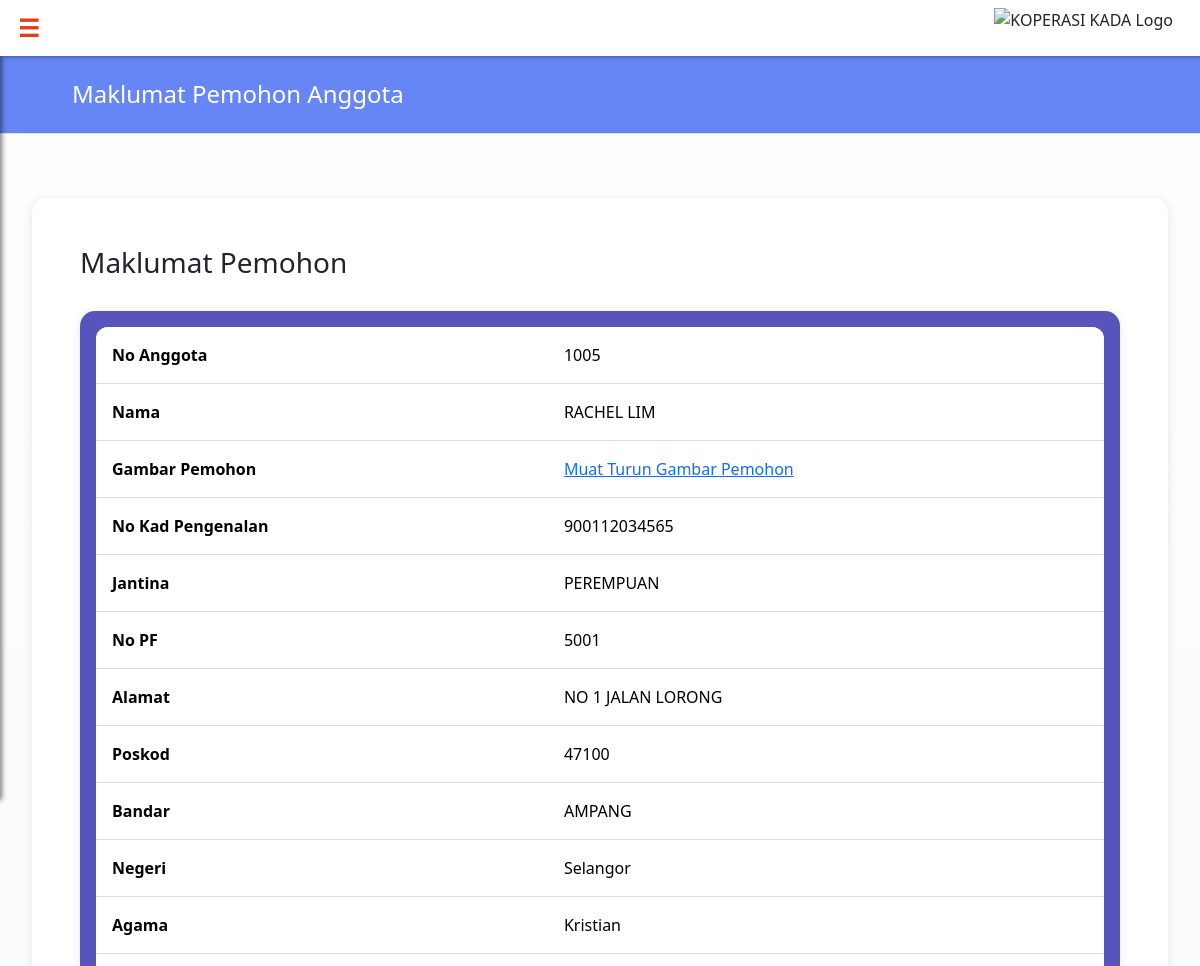
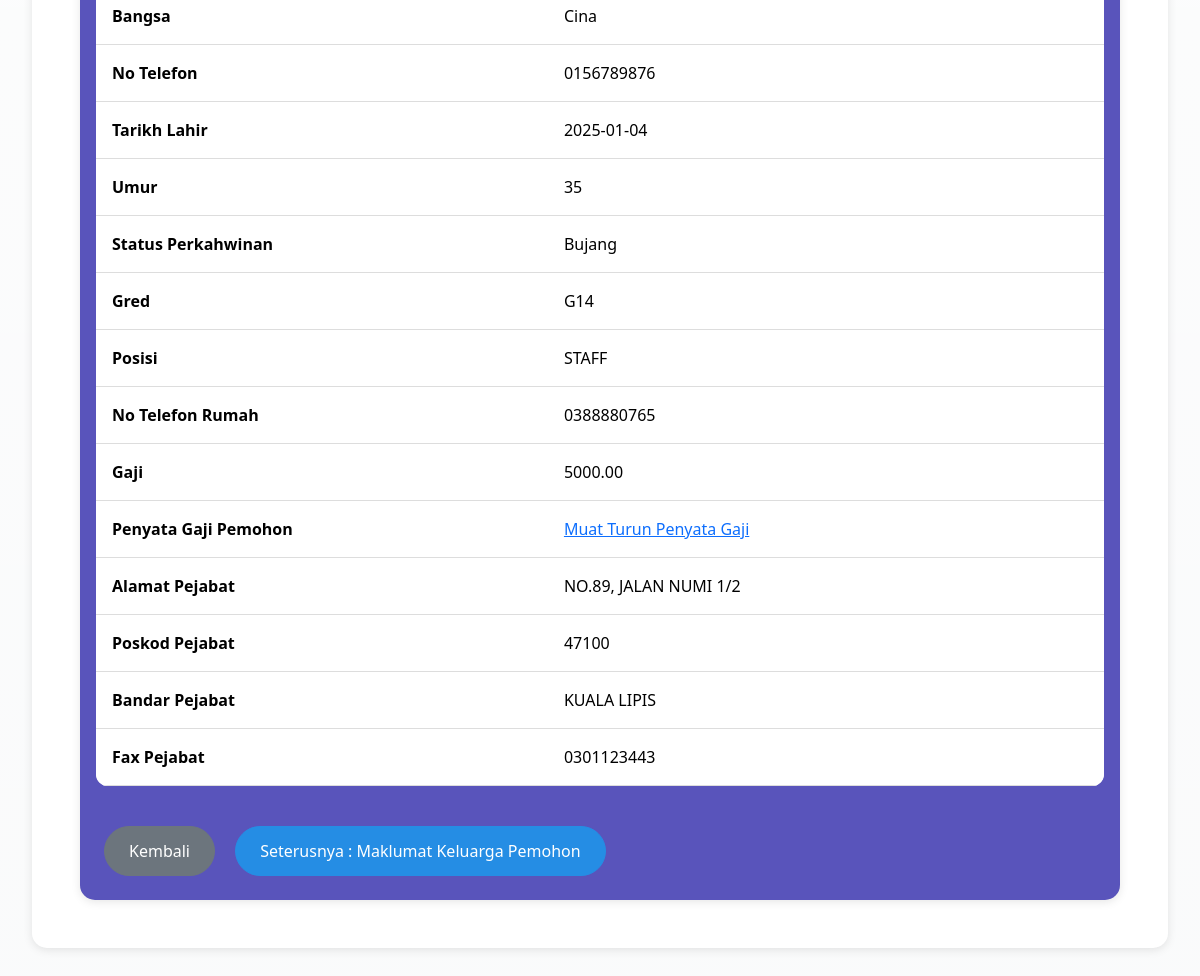
/adreviewMembership.php?staffNo=1005, run on the app's committed database (2 pictures, top to bottom).
### tables this page shows
CREATE TABLE `applicant` (
  `staffNo` int(5) NOT NULL,
  `photo` longblob NOT NULL,
  `applicantName` varchar(255) NOT NULL,
  `applicantIC` varchar(12) NOT NULL,
  `applicantPF` bigint(10) NOT NULL,
  `applicantStreet` varchar(200) NOT NULL,
  `applicantPostcode` int(6) NOT NULL,
  `applicantCity` varchar(100) NOT NULL,
  `applicantState` varchar(100) NOT NULL,
  `applicantGender` varchar(10) NOT NULL,
  `applicantReligion` varchar(20) NOT NULL,
  `applicantRace` varchar(20) NOT NULL,
  `applicantPosition` varchar(50) NOT NULL,
  `officeStreet` varchar(255) NOT NULL,
  `officePostcode` int(6) NOT NULL,
  `officeCity` varchar(100) NOT NULL,
  `applicantPhoneNumber` varchar(15) NOT NULL,
  `applicantDOB` date NOT NULL,
  `applicantAge` int(5) NOT NULL,
  `maritalStatus` varchar(15) NOT NULL,
  `applicantGrade` varchar(10) NOT NULL,
  `officeFax` varchar(15) NOT NULL,
  `applicantPhoneHome` varchar(15) NOT NULL,
  `applicantSalary` decimal(10,2) NOT NULL,
  `salaryStatement` longblob NOT NULL,
  `email` varchar(50) NOT NULL
);

### adreviewMembership.php (the view, shortened to what this page needs)
<?php
include 'dbconnect.php';
include 'headeradmin.php';
$staffNo = $_GET['staffNo'];
$sql = "SELECT
            staffNo, applicantName, photo, applicantIC, applicantPF, applicantStreet,
            applicantPostcode, applicantCity, applicantState, applicantGender,
            applicantReligion, applicantRace, applicantPosition, officeStreet,
            officePostcode, officeCity, applicantPhoneNumber, applicantDOB,
            applicantAge, maritalStatus, applicantGrade, officeFax,
            applicantPhoneHome, applicantSalary, salaryStatement
        FROM applicant
        WHERE staffNo = ?";
$stmt = $con->prepare($sql);
$stmt->bind_param("s", $staffNo);
$stmt->execute();
$result = $stmt->get_result();
if ($result->num_rows > 0) {
    $row = $result->fetch_assoc();
} else {
    die("No applicant found with the given Staff No.");
}
?>
<!DOCTYPE html>
<html lang="en">
<head>
    <link href="https://cdn.jsdelivr.net/npm/bootstrap@5.3.3/dist/css/bootstrap.min.css" rel="stylesheet">
</head>
<div class="page-header">
        <h2 class="page-title">Maklumat Pemohon Anggota</h2>
    </div>
  <div class="container">
        <div class="content-container">
            <h3>Maklumat Pemohon</h3><br>
            <div class="table-container">
            <table class="table table-hover">
            <tr>
                <th scope="row">No Anggota</th>
                <td><?php echo htmlspecialchars($row['staffNo']); ?></td>
            </tr>
            <tr>
                <th scope="row">Nama</th>
                <td><?php echo htmlspecialchars($row['applicantName']); ?></td>
            </tr>
             <tr>
                    <th>Gambar Pemohon</th>
                    <td><adownload="photo.pdf">Muat Turun Gambar Pemohon </a></td>
                </tr>
            <tr>
                <th scope="row">No Kad Pengenalan</th>
                <td><?php echo htmlspecialchars($row['applicantIC']); ?></td>
            </tr>
            <tr>
                <th scope="row">Jantina</th>
                <td><?php echo htmlspecialchars($row['applicantGender']); ?></td>
            </tr>
            <tr>
                <th scope="row">No PF</th>
                <td><?php echo htmlspecialchars($row['applicantPF']); ?></td>
            </tr>
            <tr>
               <th scope="row">Alamat</th>
                <td><?php echo htmlspecialchars($row['applicantStreet']); ?></td>
            </tr>
            <tr>
                <th scope="row">Poskod</th>
                <td><?php echo htmlspecialchars($row['applicantPostcode']); ?></td>
            </tr>
            <tr>
                <th scope="row">Bandar</th>
                <td><?php echo htmlspecialchars($row['applicantCity']); ?></td>
            </tr>
            <tr>
               <th scope="row">Negeri</th>
                <td><?php echo htmlspecialchars($row['applicantState']); ?></td>
            </tr>
            <tr>
                <th scope="row">Agama</th>
                <td><?php echo htmlspecialchars($row['applicantReligion']); ?></td>
            </tr>
            <tr>
              <th scope="row">Bangsa</th>
                <td><?php echo htmlspecialchars($row['applicantRace']); ?></td>
            </tr>
            <tr>
               <th scope="row">No Telefon</th>
                <td><?php echo htmlspecialchars($row['applicantPhoneNumber']); ?></td>
            </tr>
            <tr>
                <th scope="row">Tarikh Lahir</th>
                <td><?php echo htmlspecialchars($row['applicantDOB']); ?></td>
            </tr>
            <tr>
               <th scope="row">Umur</th>
                <td><?php echo htmlspecialchars($row['applicantAge']); ?></td>
            </tr>
            <tr>
                <th scope="row">Status Perkahwinan</th>
                <td><?php echo htmlspecialchars($row['maritalStatus']); ?></td>
            </tr>
            <tr>
               <th scope="row">Gred</th>
                <td><?php echo htmlspecialchars($row['applicantGrade']); ?></td>
            </tr>
            <tr>
               <th scope="row">Posisi</th>
                <td><?php echo htmlspecialchars($row['applicantPosition']); ?></td>
            </tr>
            <tr>
                <th scope="row">No Telefon Rumah</th>
                <td><?php echo htmlspecialchars($row['applicantPhoneHome']); ?></td>
            </tr>
            <tr>
                <th scope="row">Gaji</th>
                <td><?php echo htmlspecialchars($row['applicantSalary']); ?></td>
            </tr>
             <tr>
                    <th>Penyata Gaji Pemohon</th>
                    <td><adownload="penyata_gaji.pdf">Muat Turun Penyata Gaji </a></td>
                </tr>
            <tr>
                <th scope="row">Alamat Pejabat</th>
                <td><?php echo htmlspecialchars($row['officeStreet']); ?></td>
            </tr>
            <tr>
               <th scope="row">Poskod Pejabat</th>
                <td><?php echo htmlspecialchars($row['officePostcode']); ?></td>
            </tr>
            <tr>
                <th scope="row">Bandar Pejabat</th>
                <td><?php echo htmlspecialchars($row['officeCity']); ?></td>
            </tr>
            <tr>
                <th scope="row">Fax Pejabat</th>
                <td><?php echo htmlspecialchars($row['officeFax']); ?></td>
            </tr>
        </table>
        <a href="reviewMembershipList.php" class="btn btn-secondary mt-3">Kembali</a>
         <a href="adreviewFamily.php?staffNo=<?php echo urlencode($row['staffNo']); ?>" class="btn btn-primary mt-3">Seterusnya : Maklumat Keluarga Pemohon</a>
    </div>
</body>
</html>

### headeradmin.php (style rules this page uses)
body { overflow-x: hidden; }

### adreviewMembership.php (style rules this page uses)
:root { --primary: #6686f6; --secondary: #318166; --accent: #f567a1; --dark-blue: #1255b8; --light-blue: #258de4; --purple: #5954bb; }
body { background-color: #f8f9fa; margin: 0; font-family: 'Segoe UI', Tahoma, Geneva, Verdana, sans-serif; background-image: linear-gradient(rgba(255, 255, 255, 0.75), rgba(255, 255, 255, 0.25)), url('img/img.png'); background-size: cover; background-repeat: no-repeat; background-attachment: fixed; background-position: center; }
.page-header { background-color: var(--primary); padding: 1.5rem 0; margin-bottom: 2rem; border-bottom: 1px solid #dee2e6; }
.page-title { color: white; font-size: 1.5rem; font-weight: 500; text-align: left; margin: 0; padding-left: 4.5rem; }
.container { max-width: 1450px; margin: 0 auto; padding: 2rem; }
.table-container { background-color: var(--purple); padding: 1rem; border-radius: 15px; box-shadow: 0 2px 10px rgba(0, 0, 0, 0.1); }
.content-container { background-color: white; border-radius: 15px; box-shadow: 0 2px 10px rgba(0, 0, 0, 0.1); padding: 3rem; }
.table { width: 100%; table-layout: auto; margin-bottom: 1.5rem; white-space: nowrap; border-collapse: collapse; border-radius: 12px; overflow: hidden; background-color: #fff; }
.table th, .table td { padding: 1rem; text-align: left; vertical-align: middle; font-size: 1rem; border-bottom: 1px solid #ddd; }
.btn { border-radius: 30px; padding: 0.75rem 1.5rem; font-weight: 500; transition: all 0.3s ease; margin: 0.5rem; font-size: 1rem; }
.btn-primary { background-color: var(--light-blue); border-color: var(--light-blue); }
.mt-3 { margin-top: 1rem; }

### data on the page
applicant: staffNo "1005", applicantName "RACHEL LIM", applicantIC "900112034565", applicantGender "PEREMPUAN", applicantPF "5001", applicantStreet "NO 1 JALAN LORONG", applicantPostcode "47100", applicantCity "AMPANG", applicantState "Selangor", applicantReligion "Kristian", applicantRace "Cina", applicantPhoneNumber "0156789876", applicantDOB "2025-01-04", applicantAge "35", maritalStatus "Bujang", applicantGrade "G14", applicantPosition "STAFF", applicantPhoneHome "0388880765", applicantSalary "5000.00", officeStreet "NO.89, JALAN NUMI 1/2", officePostcode "47100", officeCity "KUALA LIPIS", officeFax "0301123443"
